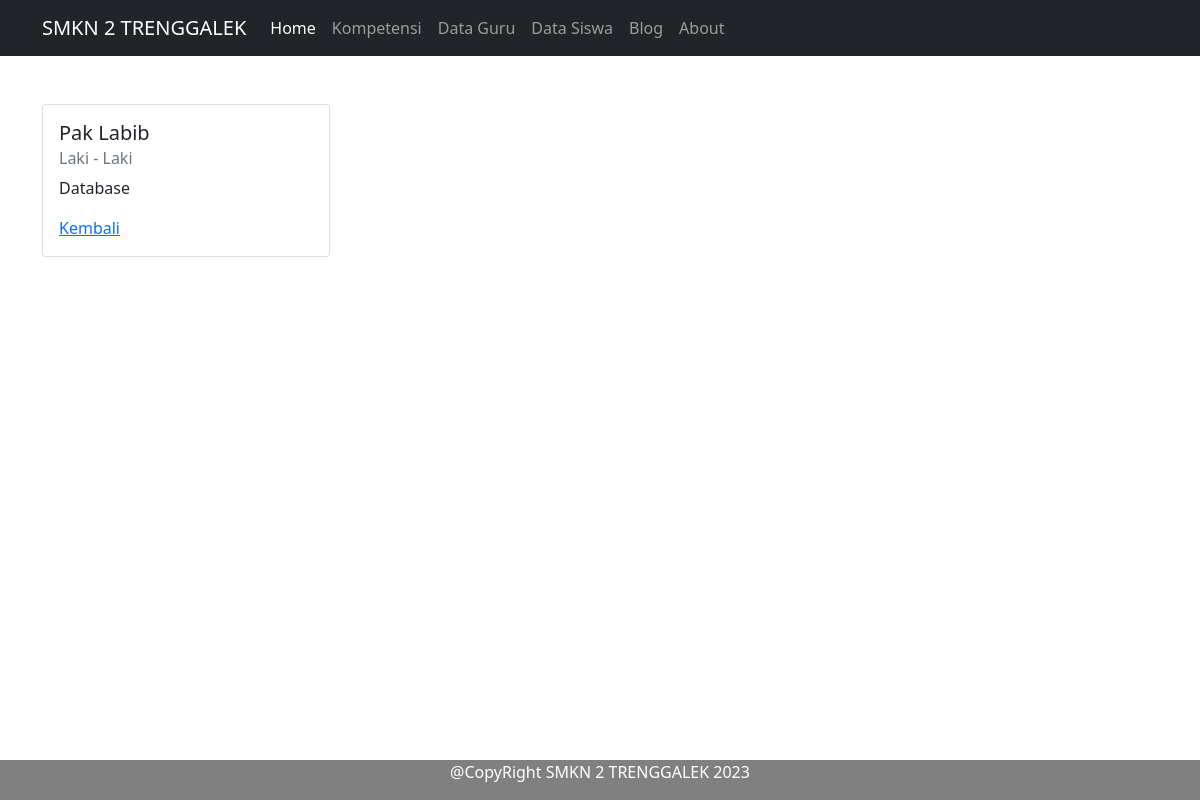
The page /public/guru/detail/1 on the database its author committed.
### tables this page shows
CREATE TABLE `data_guru` (
  `id` int(11) NOT NULL,
  `nama` varchar(50) DEFAULT NULL,
  `jenis_kelamin` varchar(50) DEFAULT NULL,
  `mapel` varchar(50) DEFAULT NULL
);

### app/core/Controller.php (called while the page is built, shortened)
<?php
class Controller
{
    public function view($view, $data = [])
    {
        require_once "../app/view/" . $view . '.php';
    }
    public function model($model)
    {
        return new $model;
    }
}

### app/controller/Guru.php (called while the page is built, shortened)
<?php
class Guru extends Controller{
    public function detail($id){
        $data['judul'] = "Data Guru";
        $data['guru'] = $this->model("Guru_model")->getDataById($id);
        $this->view('guru/detail', $data);
    }
}

### app/core/App.php (called while the page is built, shortened)
<?php
class App
{
    protected $method = "index";
    protected $params = [];
    public function __construct()
    {
        $url = $this-> parseURL();
        if(file_exists('../app/controller/'.$url[0].'.php')){
            unset($url[0]);
        }
        $this ->controller = new
        $this ->controller;
        if(isset($url[1]))
        {
            if(method_exists($this->controller,$url[1])){
                $this->method=$url[1];
                unset($url[1]);
            }
        }
        if(!empty($url)){
            $this->params = array_values($url);
        }
        call_user_func_array([$this->controller,$this->method],$this->params);
    }
    public function parseURL()
    {
        if (isset($_GET['url']))
        {
            $url = rtrim($_GET['url'], "/");
            $url = filter_var($url,FILTER_SANITIZE_URL);
            $url = explode('/',$url);
            return $url;
        }
    }
}

### public/index.php (called while the page is built, shortened)
<?php
$app = new App;

### app/core/Database.php (called while the page is built, shortened)
<?php
class Database{
    private $host = DB_HOST;
    private $user = DB_USER;
    private $pass = DB_PASS;
    private $db_name = DB_NAME;
    private $dbh;
    private $stmt;
    public function __construct(){
        $dsn = "mysql:host=" . $this->host . ";dbname=" . $this->db_name;
        $option = [
        PDO::ATTR_PERSISTENT => true,
        PDO::ATTR_ERRMODE => PDO::ERRMODE_EXCEPTION
        ];
        try {
        $this->dbh = new PDO($dsn, $this->user, $this->pass, $option);
        } catch (PDOException $e) {
        die($e->getMessage());
        }
    }
        public function query($query)
        {
            $this->stmt = $this->dbh->prepare($query);
        }
        public function bind($param, $value, $type = null)
        {
            if (is_null($type)) {
            switch (true) {
                default:
                $type = PDO::PARAM_STR;
                break;
            }
        }
            $this->stmt->bindValue($param, $value, $type);
        }
     public function execute()
    {
        $this->stmt->execute();
    }
    public function resultSingle()
    {
        $this->execute();
        return $this->stmt->fetch(PDO::FETCH_ASSOC);
    }
}

### app/model/Guru_model.php (called while the page is built, shortened)
<?php
class Guru_model
{
    private $table = 'data_guru';
    private $db;
    public function __construct()
    {
        $this->db = new Database;
    }
    public function getDataById($id)
    {
        $this->db->query("SELECT * FROM " . $this->table . ' WHERE id=:id');
        $this->db->bind('id', $id);
        return $this->db->resultSingle();
    }
}

### app/view/guru/detail.php (the view)
<body>
    <div class="container mt-5">
        <div class="card" style="width: 18rem;">
            <div class="card-body">
                <h5 class="card-title"><?= $data['guru']['nama']; ?></h5>
                <h6 class="card-subtitle mb-2 text-muted"><?= $data['guru']['jenis_kelamin']; ?></h6>
                <p class="card-text"><?= $data['guru']['mapel']; ?></p>
                <a href="<?= BASE_URL; ?>/guru" class="card-link">Kembali</a>
            </div>
        </div>
    </div>
</body>

### rows shown on the page
data_guru: nama "Pak Labib", jenis_kelamin "Laki - Laki", mapel "Database"
